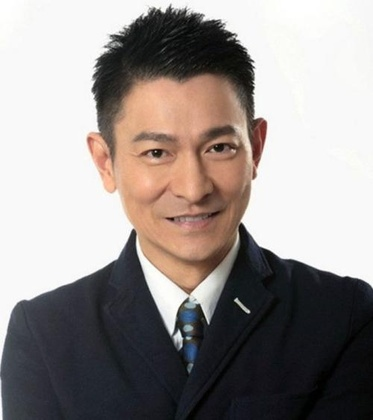
%> input picture 40_periodical_2013_HuMin/gradientGaborHistogram/andy.jpg, 373 x 420 px, shrunk from 500 x 563 before the run, given in place of KA.AN3.41.tiff, which was not available
$ octave eyesDetect01.m   (GNU Octave 9; MATLAB toolbox functions it lacks are replaced by stand-ins)
%> lines starting %> are read from the running program, lines starting %| are printed output that depends on the picture; pictures that were not available may be replaced by others from this repository, and a replacement may not be noted
clear;
detector=vision.CascadeObjectDetector('LeftEyeCART');
input_image=imread('.\KA\KA.AN3.41.tiff');
%> input_image is the input picture: size 420x373x3 uint8; mean R, G, B 151.2, 144.3, 141.8
subplot(1,2,1);
imshow(input_image);title('原图');
gauss_image=imgaussfilt(input_image,1);
% figure();imshow(gauss_image);title('gauss_image');  %JF

eyes=step(detector,gauss_image);
%> eyes = [136 126 44 44; 203 123 40 40]

size_eyes = size(eyes);%眼睛的框
%> size_eyes = [2 4]
hold on;
for i =1:size_eyes(1);2
    eyes_final=eyes(i,1:2);%x,y
%> eyes_final = [136 126]
    image = imcrop(gauss_image,eyes(i,:));
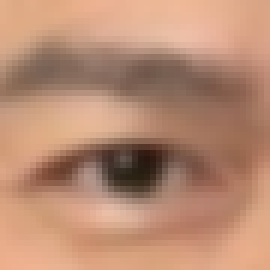
%> image: size 45x45x3 uint8 (shown 6 times larger); mean R, G, B 185, 139.7, 114.9
%    figure();imshow(image);title('imcrop_gauss_image');  %JF

    rectangle('Position',eyes(i,:),'edgeColor','b');
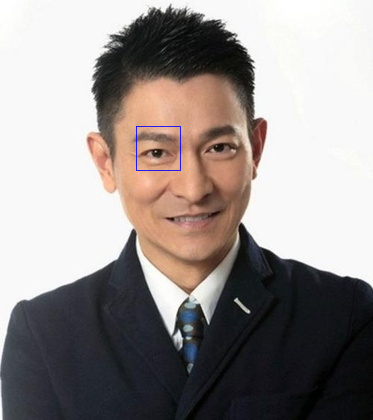
%> figure redrawn from the program's plot data; its title reads '原图'

    imageSize = numel(size(image));
%> imageSize = 3
    if(imageSize > 2)
        image = rgb2gray(image);  %JF
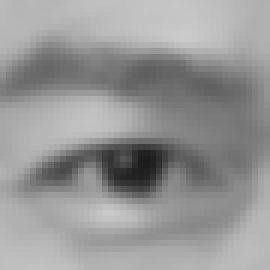
%> image: size 45x45 uint8 (shown 6 times larger); min 27, max 202, mean 150.4
    end

    image = im2double(image);
%> image: size 45x45 double
%> (the run ends here)
